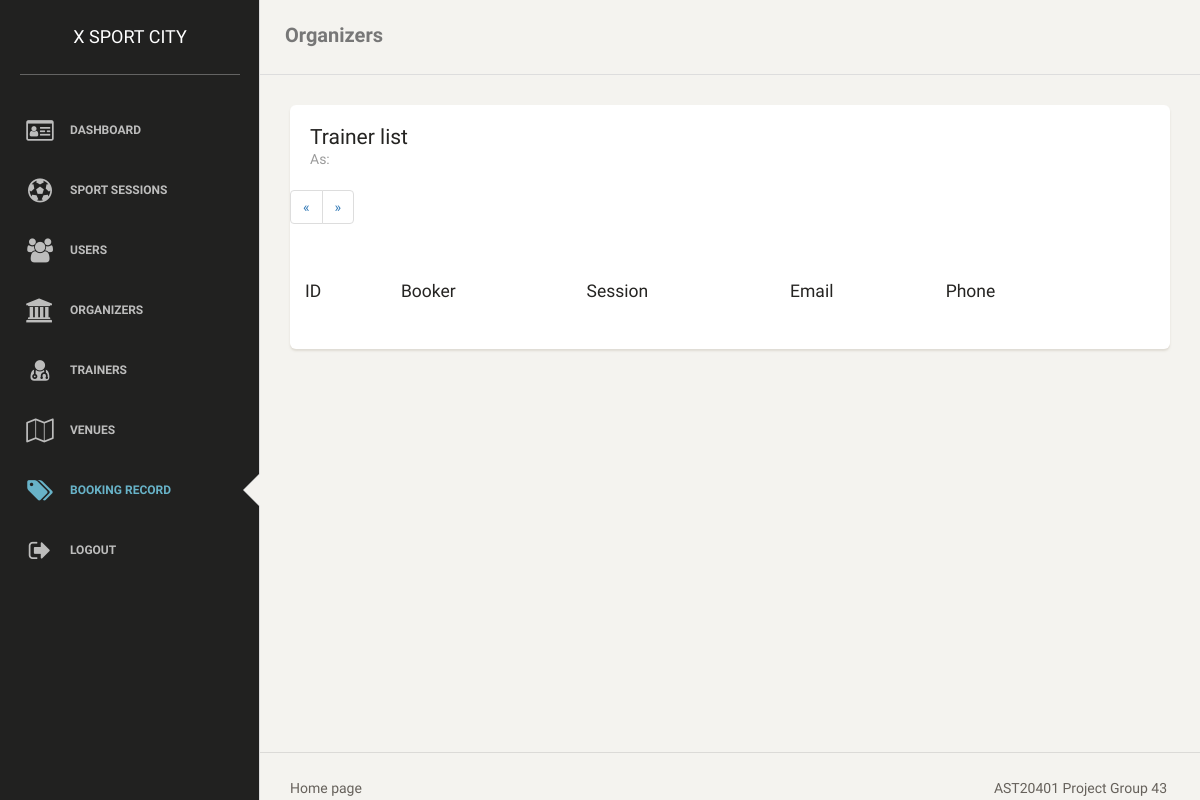
The page /index.php/admin/booking on the database as committed earlier.
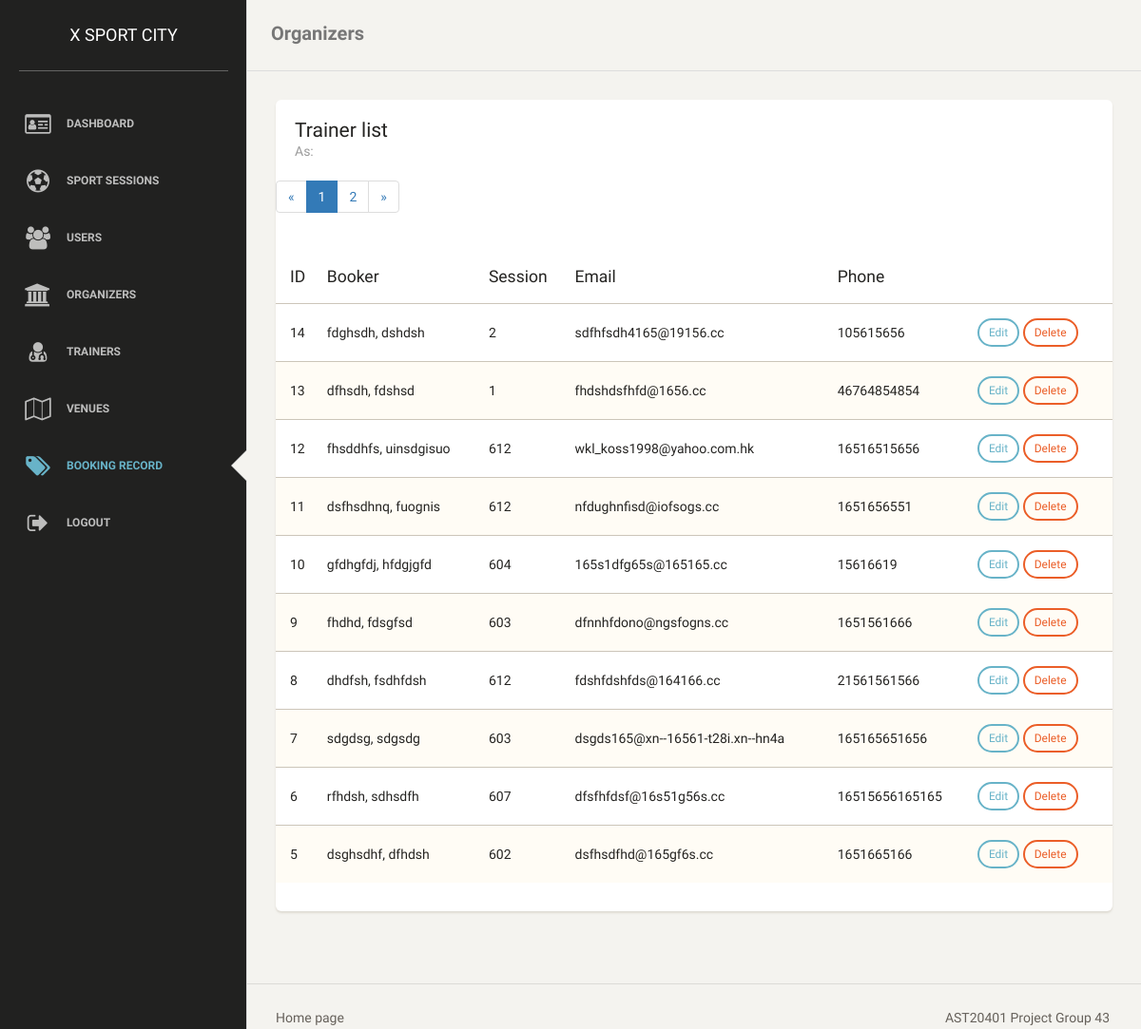
The same page on the database as committed later.
### tables this page shows
CREATE TABLE `bookings` (
  `booking_id` int(11) UNSIGNED NOT NULL,
  `booking_code` char(32) NOT NULL,
  `user_id` int(11) UNSIGNED DEFAULT NULL,
  `user_first_name` varchar(255) NOT NULL,
  `user_last_name` varchar(255) NOT NULL,
  `user_email` varchar(255) NOT NULL,
  `user_phone` varchar(255) NOT NULL,
  `session_id` int(11) UNSIGNED NOT NULL
);

### application/controllers/admin.php (called while the page is built, shortened)
<?php if ( ! defined('BASEPATH')) exit('No direct script access allowed');
class admin extends CI_Controller {
    public function booking(){
      $this->load->database();
      $page = isset($_GET["page"]) ? $_GET["page"] : 1;
      $results_per_page = 10;
      $start_from = ($page-1) * $results_per_page;
      $sql_string = "SELECT b.* "
          . "FROM bookings AS b "
          . "ORDER BY b.booking_id DESC "
          . "LIMIT $start_from, $results_per_page";
      $sql_query = $this->db->query($sql_string);
      $result = $this->db->query("SELECT COUNT(booking_id) AS total FROM bookings;");
      $row = $result->row();
      $data["total_pages"] = ceil($row->total / $results_per_page);
      $data["current_page"] = $page;
      $data["query_listing"] = $sql_query;
      $this->load->view('admin_header', $data);
      $this->load->view('admin_nav', $data);
      $this->load->view('admin_booking', $data);
      $this->load->view('admin_footer', $data);
    }
}

### index.php (called while the page is built, shortened)
<?php
require_once BASEPATH.'core/CodeIgniter.php';

### application/views/admin_booking.php (the view, shortened to what this page needs)
<nav class="navbar navbar-default">
    <div class="container-fluid">
        <div class="navbar-header">
            <a class="navbar-brand" href="#">Organizers</a>
        </div>
    </div>
</nav>
<div class="content">
    <div class="container-fluid">
        <div class="row">
            <div class="col-md-12">
                <div class="card">
                    <div class="header">
                        <h4 class="title">Trainer list</h4>
                        <p class="category">As:</p>
                    </div>
                    <ul class="pagination">
                        <li><a href="#">&laquo;</a></li>
                    <?php
                    for ($i=1; $i<=$total_pages; $i++) {
                        echo "<li";
                        if($current_page == $i)
                            echo ' class="active"';
                        echo "><a href='./booking?page=".$i."'>".$i."</a></li>";
                    };
                    ?>
                        <li><a href="#">&raquo;</a></li>
                    </ul>
                    <div class="content table-responsive table-full-width">
                        <table class="table table-striped">
                            <thead>
                            <th>ID</th>
                            <th>Booker</th>
                            <th>Session</th>
                            <th>Email</th>
                            <th>Phone</th>
                            <th></th>
                            </thead>
                            <tbody>
                            <?php
                            foreach ($query_listing->result() as $row) {
                                echo '<tr>
                                <td>'.$row->booking_id.'</td>
                                <td>'.$row->user_first_name.', '.$row->user_last_name.'</td>
                                <td>'.$row->session_id.'</td>
                                <td>'.$row->user_email.'</td>
                                <td>'.$row->user_phone.'</td>
                                <td>
                                <a href="./booking_edit?id='.$row->booking_id.'" class="btn btn-info btn-sm" role="button">Edit</a>
                                <a href="./booking_delete?id='.$row->booking_id.'" class="btn btn-danger btn-sm" role="button">Delete</a>
                                </td>
                            </tr>';
                            }
                            ?>
                            </tbody>
                        </table>
                    </div>
                </div>
            </div>
        </div>
    </div>
</div>

Rows that differ between the two databases and show on the page:
added bookings: booking_id "14", user_first_name "fdghsdh", user_last_name "dshdsh", session "2", user_email "sdfhfsdh4165@19156.cc", user_phone "105615656"
added bookings: booking_id "13", user_first_name "dfhsdh", user_last_name "fdshsd", session "1", user_email "fhdshdsfhfd@1656.cc", user_phone "46764854854"
added bookings: booking_id "12", user_first_name "fhsddhfs", user_last_name "uinsdgisuo", session "612", user_email "wkl_koss1998@yahoo.com.hk", user_phone "16516515656"
added bookings: booking_id "11", user_first_name "dsfhsdhnq", user_last_name "fuognis", session "612", user_email "nfdughnfisd@iofsogs.cc", user_phone "1651656551"
added bookings: booking_id "10", user_first_name "gfdhgfdj", user_last_name "hfdgjgfd", session "604", user_email "165s1dfg65s@165165.cc", user_phone "15616619"
added bookings: booking_id "9", user_first_name "fhdhd", user_last_name "fdsgfsd", session "603", user_email "dfnnhfdono@ngsfogns.cc", user_phone "1651561666"
added bookings: booking_id "8", user_first_name "dhdfsh", user_last_name "fsdhfdsh", session "612", user_email "fdshfdshfds@164166.cc", user_phone "21561561566"
added bookings: booking_id "7", user_first_name "sdgdsg", user_last_name "sdgsdg", session "603", user_email "dsgds165@xn--16561-t28i.xn--hn4a", user_phone "165165651656"
added bookings: booking_id "6", user_first_name "rfhdsh", user_last_name "sdhsdfh", session "607", user_email "dfsfhfdsf@16s51g56s.cc", user_phone "16515656165165"
added bookings: booking_id "5", user_first_name "dsghsdhf", user_last_name "dfhdsh", session "602", user_email "dsfhsdfhd@165gf6s.cc", user_phone "1651665166"
Other text that changed with them:
new list line: "1"
new list line: "2"
